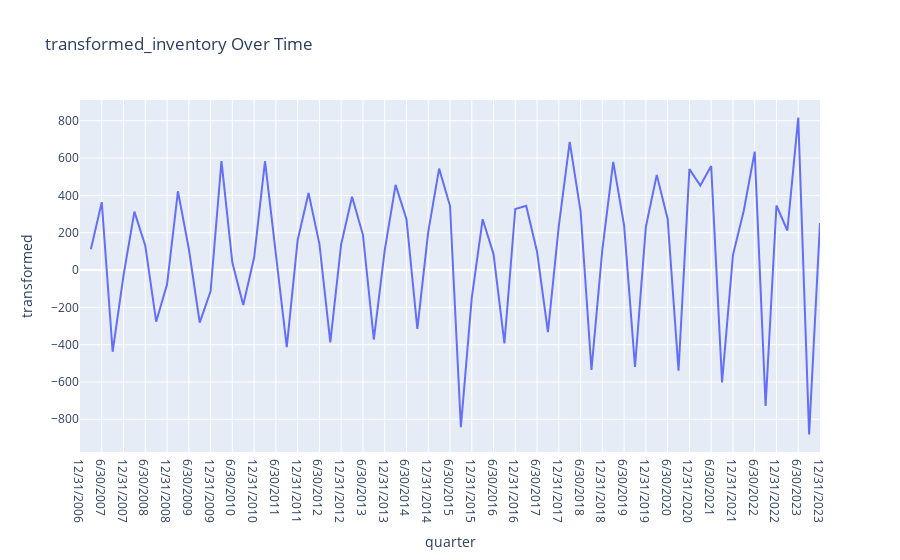

Source (notebook cell):
### Markdown cell above
P-value is greater than 0.05 so data is not stationary, need to difference

### Code cell
target_variable_transformed = 'transformed_series'
df[target_variable_transformed] = df[target_varaible].diff()
# Graphing data
fig = px.line(df, x = 'quarter', y = target_variable_transformed,
              title = 'transformed_inventory Over Time')
fig.show()

### Figure 1 — Plotly figure (JSON) as saved in the notebook; plotly's stock layout.template omitted (floating-point values rounded to 4 significant figures)
{"data": [{"hovertemplate": "quarter=%{x}<br>transformed=%{y}<extra></extra>", "legendgroup": "", "line": {"color": "#636efa", "dash": "solid"}, "marker": {"symbol": "circle"}, "mode": "lines", "name": "", "orientation": "v", "showlegend": false, "type": "scatter", "x": ["12/31/2006", "3/31/2007", "6/30/2007", "9/30/2007", "12/31/2007", "3/31/2008", "6/30/2008", "9/30/2008", "12/31/2008", "3/31/2009", "6/30/2009", "9/30/2009", "12/31/2009", "3/31/2010", "6/30/2010", "9/30/2010", "12/31/2010", "3/31/2011", "6/30/2011", "9/30/2011", "12/31/2011", "3/31/2012", "6/30/2012", "9/30/2012", "12/31/2012", "3/31/2013", "6/30/2013", "9/30/2013", "12/31/2013", "3/31/2014", "6/30/2014", "9/30/2014", "12/31/2014", "3/31/2015", "6/30/2015", "9/30/2015", "12/31/2015", "3/31/2016", "6/30/2016", "9/30/2016", "12/31/2016", "3/31/2017", "6/30/2017", "9/30/2017", "12/31/2017", "3/31/2018", "6/30/2018", "9/30/2018", "12/31/2018", "3/31/2019", "6/30/2019", "9/30/2019", "12/31/2019", "3/31/2020", "6/30/2020", "9/30/2020", "12/31/2020", "3/31/2021", "6/30/2021", "9/30/2021", "12/31/2021", "3/31/2022", "6/30/2022", "9/30/2022", "12/31/2022", "3/31/2023", "6/30/2023", "9/30/2023", "12/31/2023"], "xaxis": "x", "y": [null, 111.1, 364, -438, -28.6, 313.2, 130.4, -276.9, -76.5, 421.9, 114.1, -281.6, -113.8, 584.2, 39.8, -187.8, 66.9, 583.1, 74.7, -413.5, 159.9, 413.2, 140.6, -387.3, 138.1, 392.6, 188.7, -372.4, 105.2, 456.3, 271.9, -315.6, 204.9, 543.6, 344.2, -842.1, -149.3, 272.2, 85.5, -392.9, 327.4, 343.9, 98.1, -333, 237, 687, 315, -535, 110, 580, 238, -519, 232, 510, 274, -540, 541, 453, 557, -602, 80, 319, 635, -728, 346, 212, 817, -881, 252], "yaxis": "y"}], "layout": {"legend": {"tracegroupgap": 0}, "title": {"text": "transformed_inventory Over Time"}, "xaxis": {"anchor": "y", "domain": [0, 1], "title": {"text": "quarter"}}, "yaxis": {"anchor": "x", "domain": [0, 1], "title": {"text": "transformed"}}}}
